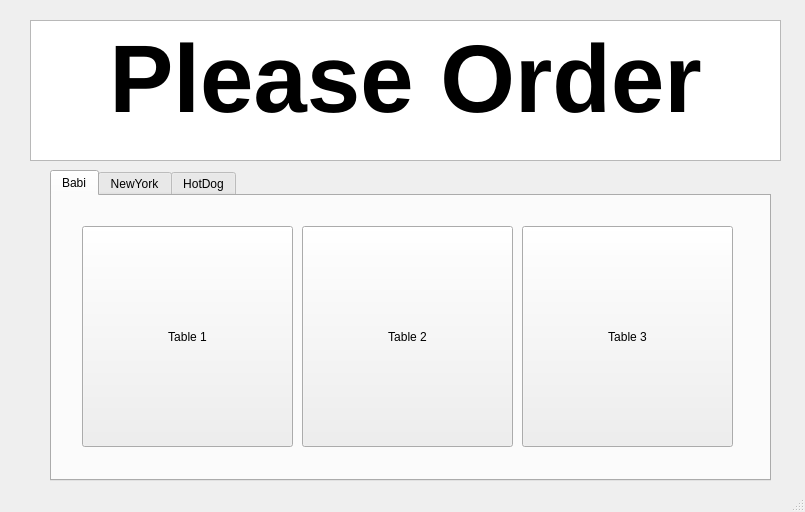
<?xml version="1.0" encoding="UTF-8"?>
<ui version="4.0">
 <class>MainWindow</class>
 <widget class="QMainWindow" name="MainWindow">
  <property name="geometry">
   <rect>
    <x>0</x>
    <y>0</y>
    <width>805</width>
    <height>512</height>
   </rect>
  </property>
  <property name="windowTitle">
   <string>Mobile Robot Client</string>
  </property>
  <widget class="QWidget" name="centralwidget">
   <widget class="QTextEdit" name="textEdit">
    <property name="geometry">
     <rect>
      <x>30</x>
      <y>20</y>
      <width>751</width>
      <height>141</height>
     </rect>
    </property>
    <property name="html">
     <string>&lt;!DOCTYPE HTML PUBLIC &quot;-//W3C//DTD HTML 4.0//EN&quot; &quot;http://www.w3.org/TR/REC-html40/strict.dtd&quot;&gt;
&lt;html&gt;&lt;head&gt;&lt;meta name=&quot;qrichtext&quot; content=&quot;1&quot; /&gt;&lt;style type=&quot;text/css&quot;&gt;
p, li { white-space: pre-wrap; }
&lt;/style&gt;&lt;/head&gt;&lt;body style=&quot; font-family:'Ubuntu'; font-size:11pt; font-weight:400; font-style:normal;&quot;&gt;
&lt;p align=&quot;center&quot; style=&quot; margin-top:0px; margin-bottom:0px; margin-left:0px; margin-right:0px; -qt-block-indent:0; text-indent:0px;&quot;&gt;&lt;span style=&quot; font-size:72pt; font-weight:600;&quot;&gt;Please Order&lt;/span&gt;&lt;/p&gt;&lt;/body&gt;&lt;/html&gt;</string>
    </property>
   </widget>
   <widget class="QTabWidget" name="tabWidget">
    <property name="geometry">
     <rect>
      <x>50</x>
      <y>170</y>
      <width>721</width>
      <height>311</height>
     </rect>
    </property>
    <property name="currentIndex">
     <number>0</number>
    </property>
    <widget class="QWidget" name="tab">
     <attribute name="title">
      <string>Babi</string>
     </attribute>
     <widget class="QPushButton" name="table_1_3">
      <property name="geometry">
       <rect>
        <x>470</x>
        <y>30</y>
        <width>211</width>
        <height>221</height>
       </rect>
      </property>
      <property name="text">
       <string>Table 3</string>
      </property>
     </widget>
     <widget class="QPushButton" name="table_1_1">
      <property name="geometry">
       <rect>
        <x>30</x>
        <y>30</y>
        <width>211</width>
        <height>221</height>
       </rect>
      </property>
      <property name="text">
       <string>Table 1</string>
      </property>
     </widget>
     <widget class="QPushButton" name="table_1_2">
      <property name="geometry">
       <rect>
        <x>250</x>
        <y>30</y>
        <width>211</width>
        <height>221</height>
       </rect>
      </property>
      <property name="text">
       <string>Table 2</string>
      </property>
     </widget>
    </widget>
    <widget class="QWidget" name="tab_2">
     <attribute name="title">
      <string>NewYork</string>
     </attribute>
     <widget class="QPushButton" name="table_2_2">
      <property name="geometry">
       <rect>
        <x>250</x>
        <y>30</y>
        <width>211</width>
        <height>221</height>
       </rect>
      </property>
      <property name="text">
       <string>Table 2</string>
      </property>
     </widget>
     <widget class="QPushButton" name="table_2_1">
      <property name="geometry">
       <rect>
        <x>30</x>
        <y>30</y>
        <width>211</width>
        <height>221</height>
       </rect>
      </property>
      <property name="text">
       <string>Table 1</string>
      </property>
     </widget>
     <widget class="QPushButton" name="table_2_3">
      <property name="geometry">
       <rect>
        <x>470</x>
        <y>30</y>
        <width>211</width>
        <height>221</height>
       </rect>
      </property>
      <property name="text">
       <string>Table 3</string>
      </property>
     </widget>
    </widget>
    <widget class="QWidget" name="tab_3">
     <attribute name="title">
      <string>HotDog</string>
     </attribute>
     <widget class="QPushButton" name="table_3_2">
      <property name="geometry">
       <rect>
        <x>250</x>
        <y>30</y>
        <width>211</width>
        <height>221</height>
       </rect>
      </property>
      <property name="text">
       <string>Table 2</string>
      </property>
     </widget>
     <widget class="QPushButton" name="table_3_1">
      <property name="geometry">
       <rect>
        <x>30</x>
        <y>30</y>
        <width>211</width>
        <height>221</height>
       </rect>
      </property>
      <property name="text">
       <string>Table 1</string>
      </property>
     </widget>
     <widget class="QPushButton" name="table_3_3">
      <property name="geometry">
       <rect>
        <x>470</x>
        <y>30</y>
        <width>211</width>
        <height>221</height>
       </rect>
      </property>
      <property name="text">
       <string>Table 3</string>
      </property>
     </widget>
    </widget>
   </widget>
  </widget>
  <widget class="QStatusBar" name="statusbar"/>
 </widget>
 <resources/>
 <connections/>
</ui>
